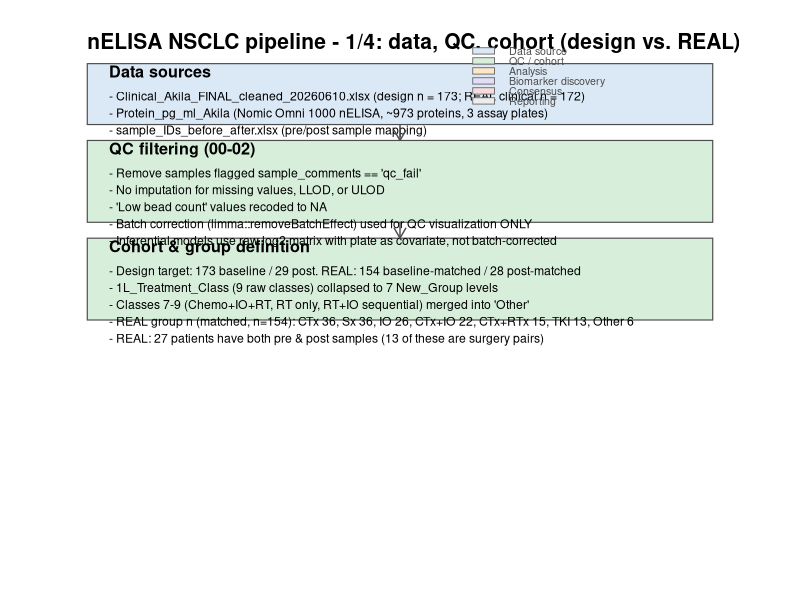
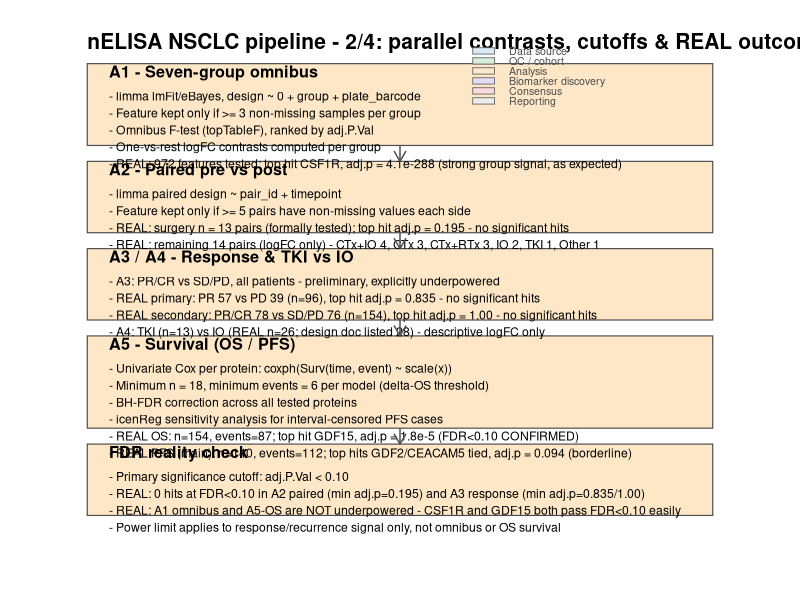
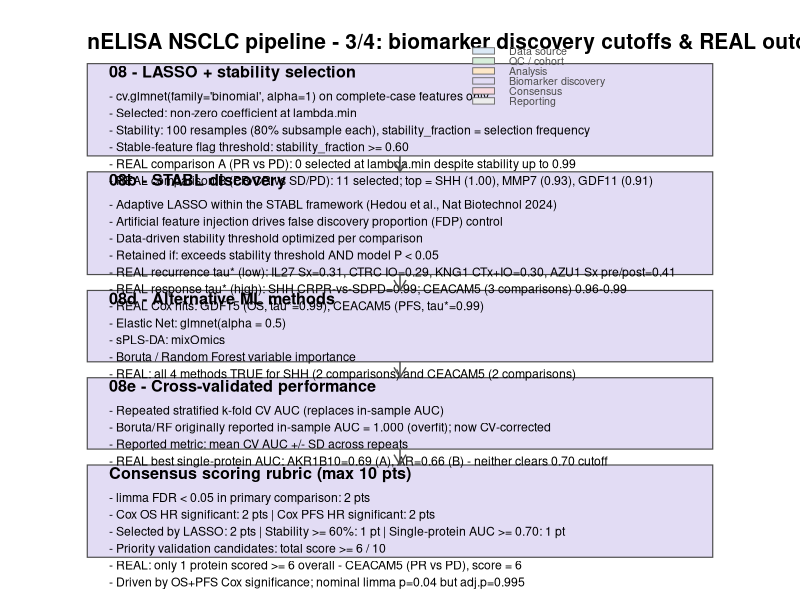
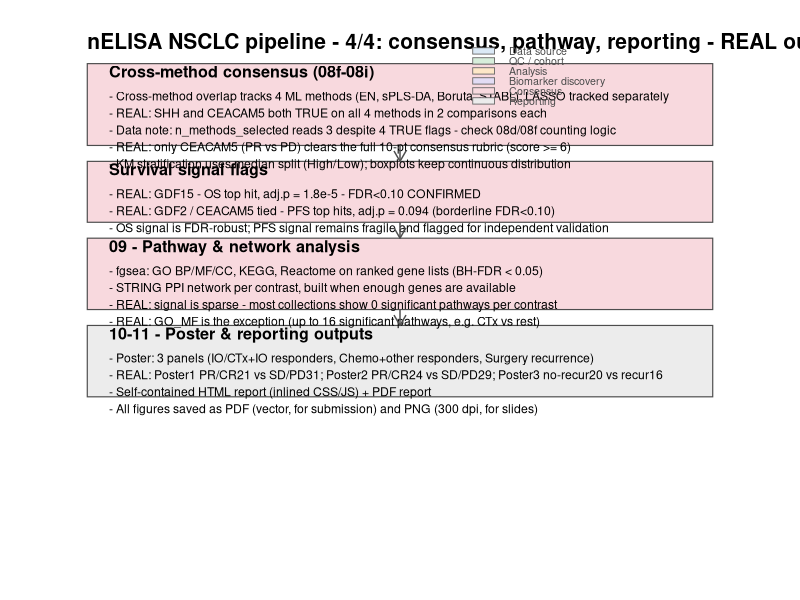

The R source for these figures, in order:
library(ggplot2)
library(grid)

# ---- EDIT THESE TWO PATHS FOR YOUR MACHINE ---------------------------------
PROJECT_DIR <- "C:/Users/uqamudiy/OneDrive - The University of Queensland/Documents/Nomic_Lung_CA"
OUTPUT_PDF  <- file.path(PROJECT_DIR, "figures", "00_overview", "00_pipeline_overview_with_cutoffs_and_outcomes.pdf")
# -----------------------------------------------------------------------------

dir.create(dirname(OUTPUT_PDF), recursive = TRUE, showWarnings = FALSE)

PAGE_UNIT_HEIGHT <- 240   # fixed coordinate budget per page (constant across pages)
PAGE_UNIT_WIDTH  <- 100
BOX_WIDTH        <- 86
X_LEFT           <- 7
TITLE_H          <- 7
PAD              <- 3
LINE_H           <- 4.6
GAP              <- 7
TOP_MARGIN       <- 16

FILL_PALETTE <- c(
  source    = "#dbe9f6",
  qc        = "#d7eedb",
  analysis  = "#fde7c7",
  biomarker = "#e2dcf4",
  consensus = "#f8d9de",
  report    = "#ececec"
)

# ---- generic box-stack builder ---------------------------------------------
build_flow_page <- function(boxes, page_title, page_subtitle = NULL) {
  n <- length(boxes)
  heights <- vapply(boxes, function(b) TITLE_H + 2 * PAD + length(b$detail) * LINE_H, numeric(1))

  y_top <- numeric(n); y_bottom <- numeric(n)
  cursor <- PAGE_UNIT_HEIGHT - TOP_MARGIN
  for (i in seq_len(n)) {
    y_top[i] <- cursor
    y_bottom[i] <- cursor - heights[i]
    cursor <- y_bottom[i] - GAP
  }

  rect_df <- data.frame(
    xmin = X_LEFT, xmax = X_LEFT + BOX_WIDTH,
    ymin = y_bottom, ymax = y_top,
    fill_group = vapply(boxes, function(b) b$fill, character(1))
  )
  title_df <- data.frame(
    x = X_LEFT + PAD, y = y_top - TITLE_H / 2,
    label = vapply(boxes, function(b) b$title, character(1))
  )
  detail_df <- data.frame(
    x = X_LEFT + PAD,
    y = y_top - TITLE_H - PAD - LINE_H / 2,
    label = vapply(boxes, function(b) paste0(paste0("- ", b$detail), collapse = "\n"), character(1))
  )

  p <- ggplot() +
    geom_rect(
      data = rect_df,
      aes(xmin = xmin, xmax = xmax, ymin = ymin, ymax = ymax, fill = fill_group),
      color = "grey30", linewidth = 0.4
    ) +
    geom_text(
      data = title_df, aes(x = x, y = y, label = label),
      hjust = 0, vjust = 0.5, fontface = "bold", size = 4.1, family = "sans"
    ) +
    geom_text(
      data = detail_df, aes(x = x, y = y, label = label),
      hjust = 0, vjust = 1, size = 3.1, lineheight = 1.15, family = "sans"
    ) +
    scale_fill_manual(values = FILL_PALETTE, guide = "none") +
    annotate("text", x = X_LEFT, y = PAGE_UNIT_HEIGHT - 6, label = page_title,
             hjust = 0, size = 5.3, fontface = "bold") +
    coord_cartesian(xlim = c(0, PAGE_UNIT_WIDTH), ylim = c(0, PAGE_UNIT_HEIGHT), clip = "off") +
    theme_void()

  if (n > 1) {
    arrow_df <- data.frame(
      x = X_LEFT + BOX_WIDTH / 2, xend = X_LEFT + BOX_WIDTH / 2,
      y = y_bottom[-n], yend = y_top[-1]
    )
    p <- p + geom_segment(
      data = arrow_df, aes(x = x, xend = xend, y = y, yend = yend),
      arrow = arrow(length = unit(0.12, "inches")), color = "grey30", linewidth = 0.5
    )
  }

  if (!is.null(page_subtitle)) {
    p <- p + annotate("text", x = X_LEFT, y = PAGE_UNIT_HEIGHT - 11, label = page_subtitle,
                       hjust = 0, size = 3.3, color = "grey30")
  }

  # compact legend, same on every page
  leg_labels <- c("Data source", "QC / cohort", "Analysis", "Biomarker discovery", "Consensus", "Reporting")
  leg_fill   <- c("source", "qc", "analysis", "biomarker", "consensus", "report")
  leg_x0     <- X_LEFT + BOX_WIDTH - 3
  leg_y      <- PAGE_UNIT_HEIGHT - 6 - seq_along(leg_labels) * 4.4
  leg_rect <- data.frame(xmin = leg_x0 - 30, xmax = leg_x0 - 27, ymin = leg_y - 1.4, ymax = leg_y + 1.4, f = leg_fill)
  leg_text <- data.frame(x = leg_x0 - 25, y = leg_y, label = leg_labels)
  p <- p +
    geom_rect(data = leg_rect, aes(xmin = xmin, xmax = xmax, ymin = ymin, ymax = ymax, fill = f), color = "grey40", linewidth = 0.3) +
    geom_text(data = leg_text, aes(x = x, y = y, label = label), hjust = 0, size = 2.7, color = "grey30")

  p
}

# ---- PAGE 1: data sources, QC, cohort definition ----------------------------
page1_boxes <- list(
  list(fill = "source", title = "Data sources", detail = c(
    "Clinical_Akila_FINAL_cleaned_20260610.xlsx (design n = 173; REAL clinical n = 172)",
    "Protein_pg_ml_Akila (Nomic Omni 1000 nELISA, ~973 proteins, 3 assay plates)",
    "sample_IDs_before_after.xlsx (pre/post sample mapping)"
  )),
  list(fill = "qc", title = "QC filtering (00-02)", detail = c(
    "Remove samples flagged sample_comments == 'qc_fail'",
    "No imputation for missing values, LLOD, or ULOD",
    "'Low bead count' values recoded to NA",
    "Batch correction (limma::removeBatchEffect) used for QC visualization ONLY",
    "Inferential models use raw log2 matrix with plate as covariate, not batch-corrected"
  )),
  list(fill = "qc", title = "Cohort & group definition", detail = c(
    "Design target: 173 baseline / 29 post. REAL: 154 baseline-matched / 28 post-matched",
    "1L_Treatment_Class (9 raw classes) collapsed to 7 New_Group levels",
    "Classes 7-9 (Chemo+IO+RT, RT only, RT+IO sequential) merged into 'Other'",
    "REAL group n (matched, n=154): CTx 36, Sx 36, IO 26, CTx+IO 22, CTx+RTx 15, TKI 13, Other 6",
    "REAL: 27 patients have both pre & post samples (13 of these are surgery pairs)"
  ))
)
p1 <- build_flow_page(page1_boxes, "nELISA NSCLC pipeline - 1/4: data, QC, cohort (design vs. REAL)")

# ---- PAGE 2: parallel contrasts (Analyses 1-5) with cutoffs -----------------
page2_boxes <- list(
  list(fill = "analysis", title = "A1 - Seven-group omnibus", detail = c(
    "limma lmFit/eBayes, design ~ 0 + group + plate_barcode",
    "Feature kept only if >= 3 non-missing samples per group",
    "Omnibus F-test (topTableF), ranked by adj.P.Val",
    "One-vs-rest logFC contrasts computed per group",
    "REAL: 972 features tested; top hit CSF1R, adj.p = 4.1e-288 (strong group signal, as expected)"
  )),
  list(fill = "analysis", title = "A2 - Paired pre vs post", detail = c(
    "limma paired design ~ pair_id + timepoint",
    "Feature kept only if >= 5 pairs have non-missing values each side",
    "REAL: surgery n = 13 pairs (formally tested); top hit adj.p = 0.195 - no significant hits",
    "REAL: remaining 14 pairs (logFC only) - CTx+IO 4, CTx 3, CTx+RTx 3, IO 2, TKI 1, Other 1"
  )),
  list(fill = "analysis", title = "A3 / A4 - Response & TKI vs IO", detail = c(
    "A3: PR/CR vs SD/PD, all patients - preliminary, explicitly underpowered",
    "REAL primary: PR 57 vs PD 39 (n=96), top hit adj.p = 0.835 - no significant hits",
    "REAL secondary: PR/CR 78 vs SD/PD 76 (n=154), top hit adj.p = 1.00 - no significant hits",
    "A4: TKI (n=13) vs IO (REAL n=26; design doc listed 28) - descriptive logFC only"
  )),
  list(fill = "analysis", title = "A5 - Survival (OS / PFS)", detail = c(
    "Univariate Cox per protein: coxph(Surv(time, event) ~ scale(x))",
    "Minimum n = 18, minimum events = 6 per model (delta-OS threshold)",
    "BH-FDR correction across all tested proteins",
    "icenReg sensitivity analysis for interval-censored PFS cases",
    "REAL OS: n=154, events=87; top hit GDF15, adj.p = 1.8e-5 (FDR<0.10 CONFIRMED)",
    "REAL PFS (main): n=140, events=112; top hits GDF2/CEACAM5 tied, adj.p = 0.094 (borderline)"
  )),
  list(fill = "analysis", title = "FDR reality check", detail = c(
    "Primary significance cutoff: adj.P.Val < 0.10",
    "REAL: 0 hits at FDR<0.10 in A2 paired (min adj.p=0.195) and A3 response (min adj.p=0.835/1.00)",
    "REAL: A1 omnibus and A5-OS are NOT underpowered - CSF1R and GDF15 both pass FDR<0.10 easily",
    "Power limit applies to response/recurrence signal only, not omnibus or OS survival"
  ))
)
p2 <- build_flow_page(page2_boxes, "nELISA NSCLC pipeline - 2/4: parallel contrasts, cutoffs & REAL outcomes")

# ---- PAGE 3: biomarker discovery methods and thresholds ---------------------
page3_boxes <- list(
  list(fill = "biomarker", title = "08 - LASSO + stability selection", detail = c(
    "cv.glmnet(family='binomial', alpha=1) on complete-case features only",
    "Selected: non-zero coefficient at lambda.min",
    "Stability: 100 resamples (80% subsample each), stability_fraction = selection frequency",
    "Stable-feature flag threshold: stability_fraction >= 0.60",
    "REAL comparison A (PR vs PD): 0 selected at lambda.min despite stability up to 0.99",
    "REAL comparison B (PR/CR vs SD/PD): 11 selected; top = SHH (1.00), MMP7 (0.93), GDF11 (0.91)"
  )),
  list(fill = "biomarker", title = "08b - STABL discovery", detail = c(
    "Adaptive LASSO within the STABL framework (Hedou et al., Nat Biotechnol 2024)",
    "Artificial feature injection drives false discovery proportion (FDP) control",
    "Data-driven stability threshold optimized per comparison",
    "Retained if: exceeds stability threshold AND model P < 0.05",
    "REAL recurrence tau* (low): IL27 Sx=0.31, CTRC IO=0.29, KNG1 CTx+IO=0.30, AZU1 Sx pre/post=0.41",
    "REAL response tau* (high): SHH CRPR-vs-SDPD=0.99; CEACAM5 (3 comparisons) 0.96-0.99",
    "REAL Cox hits: GDF15 (OS, tau*=0.99), CEACAM5 (PFS, tau*=0.99)"
  )),
  list(fill = "biomarker", title = "08d - Alternative ML methods", detail = c(
    "Elastic Net: glmnet(alpha = 0.5)",
    "sPLS-DA: mixOmics",
    "Boruta / Random Forest variable importance",
    "REAL: all 4 methods TRUE for SHH (2 comparisons) and CEACAM5 (2 comparisons)"
  )),
  list(fill = "biomarker", title = "08e - Cross-validated performance", detail = c(
    "Repeated stratified k-fold CV AUC (replaces in-sample AUC)",
    "Boruta/RF originally reported in-sample AUC = 1.000 (overfit); now CV-corrected",
    "Reported metric: mean CV AUC +/- SD across repeats",
    "REAL best single-protein AUC: AKR1B10=0.69 (A), AR=0.66 (B) - neither clears 0.70 cutoff"
  )),
  list(fill = "biomarker", title = "Consensus scoring rubric (max 10 pts)", detail = c(
    "limma FDR < 0.05 in primary comparison: 2 pts",
    "Cox OS HR significant: 2 pts | Cox PFS HR significant: 2 pts",
    "Selected by LASSO: 2 pts | Stability >= 60%: 1 pt | Single-protein AUC >= 0.70: 1 pt",
    "Priority validation candidates: total score >= 6 / 10",
    "REAL: only 1 protein scored >= 6 overall - CEACAM5 (PR vs PD), score = 6",
    "Driven by OS+PFS Cox significance; nominal limma p=0.04 but adj.p=0.995"
  ))
)
p3 <- build_flow_page(page3_boxes, "nELISA NSCLC pipeline - 3/4: biomarker discovery cutoffs & REAL outcomes")

# ---- PAGE 4: consensus, pathway/network, reporting --------------------------
page4_boxes <- list(
  list(fill = "consensus", title = "Cross-method consensus (08f-08i)", detail = c(
    "Cross-method overlap tracks 4 ML methods (EN, sPLS-DA, Boruta, STABL); LASSO tracked separately",
    "REAL: SHH and CEACAM5 both TRUE on all 4 methods in 2 comparisons each",
    "Data note: n_methods_selected reads 3 despite 4 TRUE flags - check 08d/08f counting logic",
    "REAL: only CEACAM5 (PR vs PD) clears the full 10-pt consensus rubric (score >= 6)",
    "KM stratification uses median split (High/Low); boxplots keep continuous distribution"
  )),
  list(fill = "consensus", title = "Survival signal flags", detail = c(
    "REAL: GDF15 - OS top hit, adj.p = 1.8e-5 - FDR<0.10 CONFIRMED",
    "REAL: GDF2 / CEACAM5 tied - PFS top hits, adj.p = 0.094 (borderline FDR<0.10)",
    "OS signal is FDR-robust; PFS signal remains fragile and flagged for independent validation"
  )),
  list(fill = "consensus", title = "09 - Pathway & network analysis", detail = c(
    "fgsea: GO BP/MF/CC, KEGG, Reactome on ranked gene lists (BH-FDR < 0.05)",
    "STRING PPI network per contrast, built when enough genes are available",
    "REAL: signal is sparse - most collections show 0 significant pathways per contrast",
    "REAL: GO_MF is the exception (up to 16 significant pathways, e.g. CTx vs rest)"
  )),
  list(fill = "report", title = "10-11 - Poster & reporting outputs", detail = c(
    "Poster: 3 panels (IO/CTx+IO responders, Chemo+other responders, Surgery recurrence)",
    "REAL: Poster1 PR/CR21 vs SD/PD31; Poster2 PR/CR24 vs SD/PD29; Poster3 no-recur20 vs recur16",
    "Self-contained HTML report (inlined CSS/JS) + PDF report",
    "All figures saved as PDF (vector, for submission) and PNG (300 dpi, for slides)"
  ))
)
p4 <- build_flow_page(page4_boxes, "nELISA NSCLC pipeline - 4/4: consensus, pathway, reporting - REAL outcomes")

# ---- write all pages to one PDF (direct device calls, no wrapper function) -
cairo_pdf(OUTPUT_PDF, width = 12, height = 16.7, onefile = TRUE)
print(p1)
print(p2)
print(p3)
print(p4)
dev.off()

message("Pipeline overview PDF written to: ", OUTPUT_PDF)
